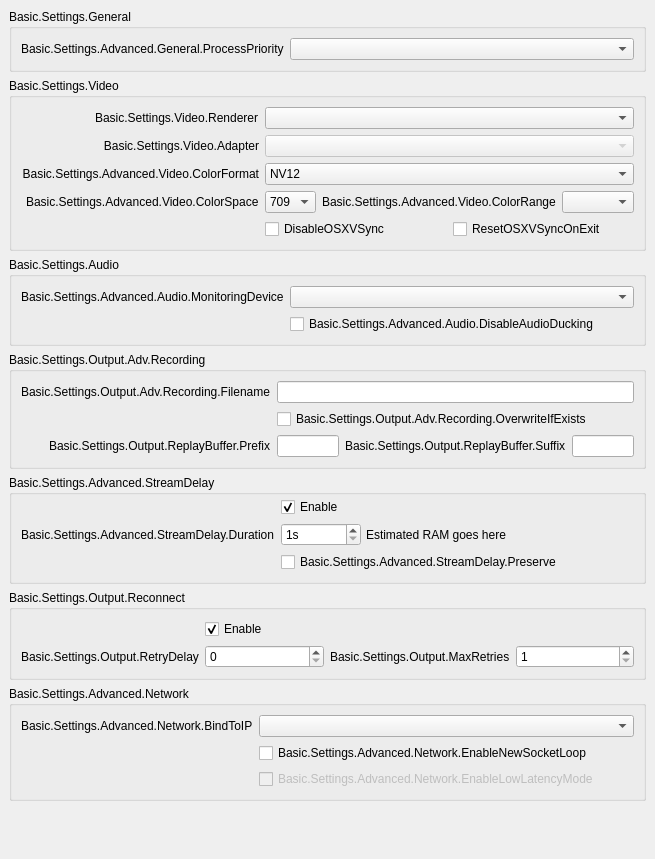
           <widget class="QWidget" name="scrollAreaWidgetContents">
            <property name="geometry">
             <rect>
              <x>0</x>
              <y>0</y>
              <width>596</width>
              <height>761</height>
             </rect>
            </property>
            <layout class="QVBoxLayout" name="verticalLayout_16">
             <property name="leftMargin">
              <number>0</number>
             </property>
             <property name="topMargin">
              <number>0</number>
             </property>
             <property name="rightMargin">
              <number>0</number>
             </property>
             <property name="bottomMargin">
              <number>9</number>
             </property>
             <item alignment="Qt::AlignTop">
              <widget class="QWidget" name="widget_11" native="true">
               <layout class="QVBoxLayout" name="verticalLayout_17">
                <item>
                 <widget class="QGroupBox" name="advancedGeneralGroupBox">
                  <property name="title">
                   <string>Basic.Settings.General</string>
                  </property>
                  <layout class="QFormLayout" name="formLayout_22">
                   <property name="fieldGrowthPolicy">
                    <enum>QFormLayout::AllNonFixedFieldsGrow</enum>
                   </property>
                   <item row="0" column="0">
                    <widget class="QLabel" name="processPriorityLabel">
                     <property name="text">
                      <string>Basic.Settings.Advanced.General.ProcessPriority</string>
                     </property>
                     <property name="buddy">
                      <cstring>processPriority</cstring>
                     </property>
                    </widget>
                   </item>
                   <item row="0" column="1">
                    <widget class="QComboBox" name="processPriority"/>
                   </item>
                  </layout>
                 </widget>
                </item>
                <item>
                 <widget class="QGroupBox" name="advancedVideoContainer">
                  <property name="title">
                   <string>Basic.Settings.Video</string>
                  </property>
                  <layout class="QFormLayout" name="formLayout_14">
                   <property name="fieldGrowthPolicy">
                    <enum>QFormLayout::AllNonFixedFieldsGrow</enum>
                   </property>
                   <property name="labelAlignment">
                    <set>Qt::AlignRight|Qt::AlignTrailing|Qt::AlignVCenter</set>
                   </property>
                   <item row="0" column="0">
                    <widget class="QLabel" name="rendererLabel">
                     <property name="text">
                      <string>Basic.Settings.Video.Renderer</string>
                     </property>
                     <property name="buddy">
                      <cstring>renderer</cstring>
                     </property>
                    </widget>
                   </item>
                   <item row="0" column="1">
                    <widget class="QComboBox" name="renderer">
                     <property name="currentText">
                      <string notr="true"/>
                     </property>
                    </widget>
                   </item>
                   <item row="1" column="0">
                    <widget class="QLabel" name="adapterLabel">
                     <property name="text">
                      <string>Basic.Settings.Video.Adapter</string>
                     </property>
                     <property name="alignment">
                      <set>Qt::AlignRight|Qt::AlignTrailing|Qt::AlignVCenter</set>
                     </property>
                     <property name="buddy">
                      <cstring>adapter</cstring>
                     </property>
                    </widget>
                   </item>
                   <item row="1" column="1">
                    <widget class="QComboBox" name="adapter">
                     <property name="enabled">
                      <bool>false</bool>
                     </property>
                     <property name="currentText">
                      <string notr="true"/>
                     </property>
                    </widget>
                   </item>
                   <item row="2" column="0">
                    <widget class="QLabel" name="label_30">
                     <property name="minimumSize">
                      <size>
                       <width>0</width>
                       <height>0</height>
                      </size>
                     </property>
                     <property name="text">
                      <string>Basic.Settings.Advanced.Video.ColorFormat</string>
                     </property>
                     <property name="alignment">
                      <set>Qt::AlignRight|Qt::AlignTrailing|Qt::AlignVCenter</set>
                     </property>
                     <property name="buddy">
                      <cstring>colorFormat</cstring>
                     </property>
                    </widget>
                   </item>
                   <item row="2" column="1">
                    <widget class="QComboBox" name="colorFormat">
                     <item>
                      <property name="text">
                       <string notr="true">NV12</string>
                      </property>
                     </item>
                     <item>
                      <property name="text">
                       <string notr="true">I420</string>
                      </property>
                     </item>
                     <item>
                      <property name="text">
                       <string>I444</string>
                      </property>
                     </item>
                     <item>
                      <property name="text">
                       <string notr="true">RGB</string>
                      </property>
                     </item>
                    </widget>
                   </item>
                   <item row="4" column="1">
                    <layout class="QHBoxLayout" name="horizontalLayout_18">
                     <property name="leftMargin">
                      <number>0</number>
                     </property>
                     <property name="topMargin">
                      <number>0</number>
                     </property>
                     <property name="rightMargin">
                      <number>0</number>
                     </property>
                     <property name="bottomMargin">
                      <number>0</number>
                     </property>
                     <item>
                      <widget class="QCheckBox" name="disableOSXVSync">
                       <property name="text">
                        <string>DisableOSXVSync</string>
                       </property>
                      </widget>
                     </item>
                     <item>
                      <widget class="QCheckBox" name="resetOSXVSync">
                       <property name="text">
                        <string>ResetOSXVSyncOnExit</string>
                       </property>
                      </widget>
                     </item>
                    </layout>
                   </item>
                   <item row="3" column="1">
                    <layout class="QHBoxLayout" name="horizontalLayout_20">
                     <property name="leftMargin">
                      <number>0</number>
                     </property>
                     <property name="topMargin">
                      <number>0</number>
                     </property>
                     <property name="rightMargin">
                      <number>0</number>
                     </property>
                     <property name="bottomMargin">
                      <number>0</number>
                     </property>
                     <item>
                      <widget class="QComboBox" name="colorSpace">
                       <item>
                        <property name="text">
                         <string notr="true">709</string>
                        </property>
                       </item>
                       <item>
                        <property name="text">
                         <string notr="true">601</string>
                        </property>
                       </item>
                      </widget>
                     </item>
                     <item>
                      <widget class="QLabel" name="label_34">
                       <property name="sizePolicy">
                        <sizepolicy hsizetype="Maximum" vsizetype="Preferred">
                         <horstretch>0</horstretch>
                         <verstretch>0</verstretch>
                        </sizepolicy>
                       </property>
                       <property name="text">
                        <string>Basic.Settings.Advanced.Video.ColorRange</string>
                       </property>
                       <property name="buddy">
                        <cstring>colorRange</cstring>
                       </property>
                      </widget>
                     </item>
                     <item>
                      <widget class="QComboBox" name="colorRange"/>
                     </item>
                    </layout>
                   </item>
                   <item row="3" column="0">
                    <widget class="QLabel" name="label_33">
                     <property name="text">
                      <string>Basic.Settings.Advanced.Video.ColorSpace</string>
                     </property>
                     <property name="buddy">
                      <cstring>colorSpace</cstring>
                     </property>
                    </widget>
                   </item>
                  </layout>
                 </widget>
                </item>
                <item>
                 <widget class="QGroupBox" name="advAudioGroupBox">
                  <property name="title">
                   <string>Basic.Settings.Audio</string>
                  </property>
                  <layout class="QFormLayout" name="formLayout_27">
                   <property name="fieldGrowthPolicy">
                    <enum>QFormLayout::AllNonFixedFieldsGrow</enum>
                   </property>
                   <item row="0" column="0">
                    <widget class="QLabel" name="monitoringDeviceLabel">
                     <property name="text">
                      <string>Basic.Settings.Advanced.Audio.MonitoringDevice</string>
                     </property>
                     <property name="buddy">
                      <cstring>monitoringDevice</cstring>
                     </property>
                    </widget>
                   </item>
                   <item row="0" column="1">
                    <widget class="QComboBox" name="monitoringDevice"/>
                   </item>
                   <item row="1" column="1">
                    <widget class="QCheckBox" name="disableAudioDucking">
                     <property name="text">
                      <string>Basic.Settings.Advanced.Audio.DisableAudioDucking</string>
                     </property>
                    </widget>
                   </item>
                  </layout>
                 </widget>
                </item>
                <item>
                 <widget class="QGroupBox" name="groupBox_6">
                  <property name="title">
                   <string>Basic.Settings.Output.Adv.Recording</string>
                  </property>
                  <layout class="QFormLayout" name="formLayout_17">
                   <property name="fieldGrowthPolicy">
                    <enum>QFormLayout::AllNonFixedFieldsGrow</enum>
                   </property>
                   <property name="labelAlignment">
                    <set>Qt::AlignRight|Qt::AlignTrailing|Qt::AlignVCenter</set>
                   </property>
                   <item row="0" column="0">
                    <widget class="QLabel" name="label_7">
                     <property name="text">
                      <string>Basic.Settings.Output.Adv.Recording.Filename</string>
                     </property>
                     <property name="buddy">
                      <cstring>filenameFormatting</cstring>
                     </property>
                    </widget>
                   </item>
                   <item row="0" column="1">
                    <widget class="QLineEdit" name="filenameFormatting"/>
                   </item>
                   <item row="1" column="1">
                    <widget class="QCheckBox" name="overwriteIfExists">
                     <property name="text">
                      <string>Basic.Settings.Output.Adv.Recording.OverwriteIfExists</string>
                     </property>
                    </widget>
                   </item>
                   <item row="2" column="1">
                    <layout class="QHBoxLayout" name="horizontalLayout_14">
                     <property name="leftMargin">
                      <number>0</number>
                     </property>
                     <property name="topMargin">
                      <number>0</number>
                     </property>
                     <property name="rightMargin">
                      <number>0</number>
                     </property>
                     <property name="bottomMargin">
                      <number>0</number>
                     </property>
                     <item>
                      <widget class="QLineEdit" name="simpleRBPrefix"/>
                     </item>
                     <item>
                      <widget class="QLabel" name="label_58">
                       <property name="text">
                        <string>Basic.Settings.Output.ReplayBuffer.Suffix</string>
                       </property>
                       <property name="buddy">
                        <cstring>simpleRBSuffix</cstring>
                       </property>
                      </widget>
                     </item>
                     <item>
                      <widget class="QLineEdit" name="simpleRBSuffix"/>
                     </item>
                    </layout>
                   </item>
                   <item row="2" column="0">
                    <widget class="QLabel" name="label_57">
                     <property name="text">
                      <string>Basic.Settings.Output.ReplayBuffer.Prefix</string>
                     </property>
                     <property name="buddy">
                      <cstring>simpleRBPrefix</cstring>
                     </property>
                    </widget>
                   </item>
                  </layout>
                 </widget>
                </item>
                <item>
                 <widget class="QGroupBox" name="groupBox_5">
                  <property name="title">
                   <string>Basic.Settings.Advanced.StreamDelay</string>
                  </property>
                  <layout class="QFormLayout" name="formLayout_18">
                   <property name="fieldGrowthPolicy">
                    <enum>QFormLayout::AllNonFixedFieldsGrow</enum>
                   </property>
                   <property name="topMargin">
                    <number>2</number>
                   </property>
                   <item row="1" column="0">
                    <widget class="QLabel" name="label_56">
                     <property name="text">
                      <string>Basic.Settings.Advanced.StreamDelay.Duration</string>
                     </property>
                     <property name="buddy">
                      <cstring>streamDelaySec</cstring>
                     </property>
                    </widget>
                   </item>
                   <item row="1" column="1">
                    <widget class="QWidget" name="widget_12" native="true">
                     <property name="enabled">
                      <bool>true</bool>
                     </property>
                     <layout class="QHBoxLayout" name="horizontalLayout_13">
                      <property name="spacing">
                       <number>5</number>
                      </property>
                      <property name="leftMargin">
                       <number>0</number>
                      </property>
                      <property name="topMargin">
                       <number>0</number>
                      </property>
                      <property name="rightMargin">
                       <number>0</number>
                      </property>
                      <property name="bottomMargin">
                       <number>0</number>
                      </property>
                      <item>
                       <widget class="QSpinBox" name="streamDelaySec">
                        <property name="enabled">
                         <bool>true</bool>
                        </property>
                        <property name="sizePolicy">
                         <sizepolicy hsizetype="Maximum" vsizetype="Fixed">
                          <horstretch>0</horstretch>
                          <verstretch>0</verstretch>
                         </sizepolicy>
                        </property>
                        <property name="minimumSize">
                         <size>
                          <width>80</width>
                          <height>0</height>
                         </size>
                        </property>
                        <property name="suffix">
                         <string notr="true">s</string>
                        </property>
                        <property name="minimum">
                         <number>1</number>
                        </property>
                        <property name="maximum">
                         <number>1800</number>
                        </property>
                       </widget>
                      </item>
                      <item>
                       <widget class="QLabel" name="streamDelayInfo">
                        <property name="text">
                         <string notr="true">Estimated RAM goes here</string>
                        </property>
                       </widget>
                      </item>
                     </layout>
                    </widget>
                   </item>
                   <item row="2" column="1">
                    <widget class="QCheckBox" name="streamDelayPreserve">
                     <property name="text">
                      <string>Basic.Settings.Advanced.StreamDelay.Preserve</string>
                     </property>
                    </widget>
                   </item>
                   <item row="0" column="1">
                    <widget class="QCheckBox" name="streamDelayEnable">
                     <property name="text">
                      <string>Enable</string>
                     </property>
                     <property name="checked">
                      <bool>true</bool>
                     </property>
                    </widget>
                   </item>
                  </layout>
                 </widget>
                </item>
                <item>
                 <widget class="QGroupBox" name="groupBox_7">
                  <property name="title">
                   <string>Basic.Settings.Output.Reconnect</string>
                  </property>
                  <layout class="QFormLayout" name="formLayout_19">
                   <property name="fieldGrowthPolicy">
                    <enum>QFormLayout::AllNonFixedFieldsGrow</enum>
                   </property>
                   <item row="0" column="1">
                    <widget class="QCheckBox" name="reconnectEnable">
                     <property name="text">
                      <string>Enable</string>
                     </property>
                     <property name="checked">
                      <bool>true</bool>
                     </property>
                    </widget>
                   </item>
                   <item row="1" column="1">
                    <layout class="QHBoxLayout" name="horizontalLayout_19">
                     <property name="leftMargin">
                      <number>0</number>
                     </property>
                     <property name="topMargin">
                      <number>0</number>
                     </property>
                     <property name="rightMargin">
                      <number>0</number>
                     </property>
                     <property name="bottomMargin">
                      <number>0</number>
                     </property>
                     <item>
                      <widget class="QSpinBox" name="reconnectRetryDelay">
                       <property name="maximum">
                        <number>30</number>
                       </property>
                      </widget>
                     </item>
                     <item>
                      <widget class="QLabel" name="label_22">
                       <property name="sizePolicy">
                        <sizepolicy hsizetype="Maximum" vsizetype="Preferred">
                         <horstretch>0</horstretch>
                         <verstretch>0</verstretch>
                        </sizepolicy>
                       </property>
                       <property name="text">
                        <string>Basic.Settings.Output.MaxRetries</string>
                       </property>
                       <property name="buddy">
                        <cstring>reconnectMaxRetries</cstring>
                       </property>
                      </widget>
                     </item>
                     <item>
                      <widget class="QSpinBox" name="reconnectMaxRetries">
                       <property name="minimum">
                        <number>1</number>
                       </property>
                       <property name="maximum">
                        <number>10000</number>
                       </property>
                      </widget>
                     </item>
                    </layout>
                   </item>
                   <item row="1" column="0">
                    <widget class="QLabel" name="label_17">
                     <property name="text">
                      <string>Basic.Settings.Output.RetryDelay</string>
                     </property>
                     <property name="buddy">
                      <cstring>reconnectRetryDelay</cstring>
                     </property>
                    </widget>
                   </item>
                  </layout>
                 </widget>
                </item>
                <item>
                 <widget class="QGroupBox" name="advNetworkGroupBox">
                  <property name="title">
                   <string>Basic.Settings.Advanced.Network</string>
                  </property>
                  <layout class="QFormLayout" name="formLayout_23">
                   <property name="fieldGrowthPolicy">
                    <enum>QFormLayout::AllNonFixedFieldsGrow</enum>
                   </property>
                   <item row="0" column="1">
                    <widget class="QComboBox" name="bindToIP"/>
                   </item>
                   <item row="0" column="0">
                    <widget class="QLabel" name="label_27">
                     <property name="text">
                      <string>Basic.Settings.Advanced.Network.BindToIP</string>
                     </property>
                     <property name="buddy">
                      <cstring>bindToIP</cstring>
                     </property>
                    </widget>
                   </item>
                   <item row="1" column="1">
                    <widget class="QCheckBox" name="enableNewSocketLoop">
                     <property name="text">
                      <string>Basic.Settings.Advanced.Network.EnableNewSocketLoop</string>
                     </property>
                    </widget>
                   </item>
                   <item row="2" column="1">
                    <widget class="QCheckBox" name="enableLowLatencyMode">
                     <property name="enabled">
                      <bool>false</bool>
                     </property>
                     <property name="text">
                      <string>Basic.Settings.Advanced.Network.EnableLowLatencyMode</string>
                     </property>
                    </widget>
                   </item>
                  </layout>
                 </widget>
                </item>
                <item>
                 <widget class="QLabel" name="advancedMsg">
                  <property name="styleSheet">
                   <string notr="true">color: rgb(255, 0, 4);</string>
                  </property>
                  <property name="text">
                   <string notr="true"/>
                  </property>
                  <property name="wordWrap">
                   <bool>true</bool>
                  </property>
                 </widget>
                </item>
                <item>
                 <widget class="QLabel" name="advancedMsg2">
                  <property name="styleSheet">
                   <string notr="true">color: rgb(255, 0, 4);</string>
                  </property>
                  <property name="text">
                   <string notr="true"/>
                  </property>
                  <property name="wordWrap">
                   <bool>true</bool>
                  </property>
                 </widget>
                </item>
               </layout>
              </widget>
             </item>
            </layout>
           </widget>
